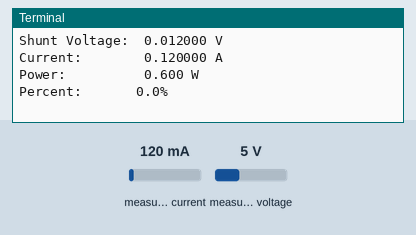
A program run on a simulated Raspberry Pi (BCM pin numbers). Shown: the last lines printed to the terminal. The test bench sets the inputs (shaded band); at power-on: measured voltage 5 V, measured current 120 mA.

Above: at 1.2 s.
1.3 s: measured voltage set to 11.2 V
At 3.0 s:
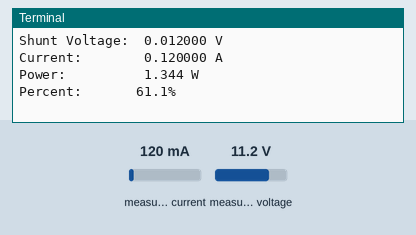
4.6 s: measured current set to 1000 mA
At 6.4 s:
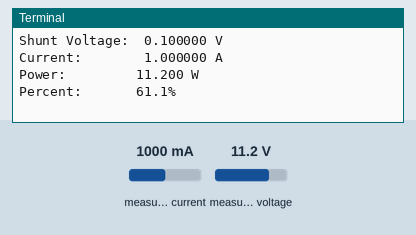
7.5 s: measured current set to 40 mA
At 9.3 s:
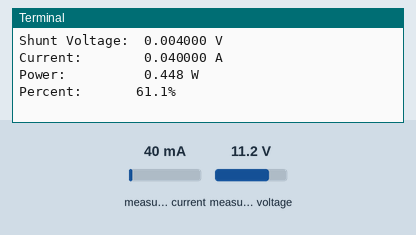
Timing chart, 0 to 10.8 s (numbered marks = the images above; inputs shaded):
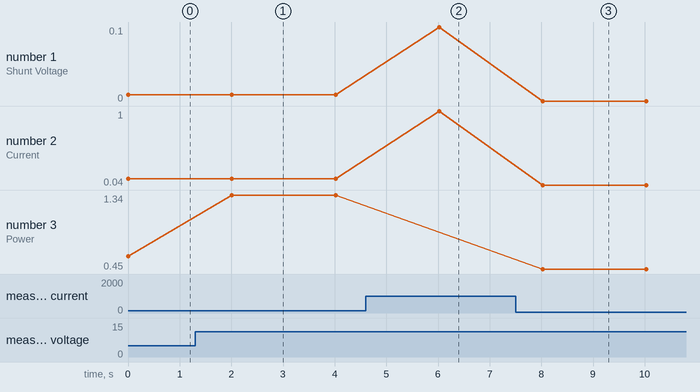

The program:

battery.py
```python
import smbus2 as smbus
import time

# Config Register (R/W)
_REG_CONFIG                 = 0x00
# SHUNT VOLTAGE REGISTER (R)
_REG_SHUNTVOLTAGE           = 0x01

# BUS VOLTAGE REGISTER (R)
_REG_BUSVOLTAGE             = 0x02

# POWER REGISTER (R)
_REG_POWER                  = 0x03

# CURRENT REGISTER (R)
_REG_CURRENT                = 0x04

# CALIBRATION REGISTER (R/W)
_REG_CALIBRATION            = 0x05

class BusVoltageRange:
    """Constants for ``bus_voltage_range``"""
    RANGE_16V               = 0x00      # set bus voltage range to 16V
    RANGE_32V               = 0x01      # set bus voltage range to 32V (default)

class Gain:
    """Constants for ``gain``"""
    DIV_1_40MV              = 0x00      # shunt prog. gain set to  1, 40 mV range
    DIV_2_80MV              = 0x01      # shunt prog. gain set to /2, 80 mV range
    DIV_4_160MV             = 0x02      # shunt prog. gain set to /4, 160 mV range
    DIV_8_320MV             = 0x03      # shunt prog. gain set to /8, 320 mV range

class ADCResolution:
    """Constants for ``bus_adc_resolution`` or ``shunt_adc_resolution``"""
    ADCRES_9BIT_1S          = 0x00      #  9bit,   1 sample,     84us
    ADCRES_10BIT_1S         = 0x01      # 10bit,   1 sample,    148us
    ADCRES_11BIT_1S         = 0x02      # 11 bit,  1 sample,    276us
    ADCRES_12BIT_1S         = 0x03      # 12 bit,  1 sample,    532us
    ADCRES_12BIT_2S         = 0x09      # 12 bit,  2 samples,  1.06ms
    ADCRES_12BIT_4S         = 0x0A      # 12 bit,  4 samples,  2.13ms
    ADCRES_12BIT_8S         = 0x0B      # 12bit,   8 samples,  4.26ms
    ADCRES_12BIT_16S        = 0x0C      # 12bit,  16 samples,  8.51ms
    ADCRES_12BIT_32S        = 0x0D      # 12bit,  32 samples, 17.02ms
    ADCRES_12BIT_64S        = 0x0E      # 12bit,  64 samples, 34.05ms
    ADCRES_12BIT_128S       = 0x0F      # 12bit, 128 samples, 68.10ms

class Mode:
    """Constants for ``mode``"""
    POWERDOW                = 0x00      # power down
    SVOLT_TRIGGERED         = 0x01      # shunt voltage triggered
    BVOLT_TRIGGERED         = 0x02      # bus voltage triggered
    SANDBVOLT_TRIGGERED     = 0x03      # shunt and bus voltage triggered
    ADCOFF                  = 0x04      # ADC off
    SVOLT_CONTINUOUS        = 0x05      # shunt voltage continuous
    BVOLT_CONTINUOUS        = 0x06      # bus voltage continuous
    SANDBVOLT_CONTINUOUS    = 0x07      # shunt and bus voltage continuous


class INA219:
    def __init__(self, i2c_bus=1, addr=0x40):
        self.bus = smbus.SMBus(i2c_bus);
        self.addr = addr

        # Set chip to known config values to start
        self._cal_value = 0
        self._current_lsb = 0
        self._power_lsb = 0
        self.set_calibration_32V_2A()

    def read(self,address):
        data = self.bus.read_i2c_block_data(self.addr, address, 2)
        return ((data[0] * 256 ) + data[1])

    def write(self,address,data):
        temp = [0,0]
        temp[1] = data & 0xFF
        temp[0] =(data & 0xFF00) >> 8
        self.bus.write_i2c_block_data(self.addr,address,temp)

    def set_calibration_32V_2A(self):
        """Configures to INA219 to be able to measure up to 32V and 2A of current. Counter
           overflow occurs at 3.2A.
           ..note :: These calculations assume a 0.1 shunt ohm resistor is present
        """
        # By default we use a pretty huge range for the input voltage,
        # which probably isn't the most appropriate choice for system
        # that don't use a lot of power.  But all of the calculations
        # are shown below if you want to change the settings.  You will
        # also need to change any relevant register settings, such as
        # setting the VBUS_MAX to 16V instead of 32V, etc.

        # VBUS_MAX = 32V             (Assumes 32V, can also be set to 16V)
        # VSHUNT_MAX = 0.32          (Assumes Gain 8, 320mV, can also be 0.16, 0.08, 0.04)
        # RSHUNT = 0.1               (Resistor value in ohms)

        # 1. Determine max possible current
        # MaxPossible_I = VSHUNT_MAX / RSHUNT
        # MaxPossible_I = 3.2A

        # 2. Determine max expected current
        # MaxExpected_I = 2.0A

        # 3. Calculate possible range of LSBs (Min = 15-bit, Max = 12-bit)
        # MinimumLSB = MaxExpected_I/32767
        # MinimumLSB = 0.000061              (61uA per bit)
        # MaximumLSB = MaxExpected_I/4096
        # MaximumLSB = 0,000488              (488uA per bit)

        # 4. Choose an LSB between the min and max values
        #    (Preferrably a roundish number close to MinLSB)
        # CurrentLSB = 0.0001 (100uA per bit)
        self._current_lsb = .1  # Current LSB = 100uA per bit

        # 5. Compute the calibration register
        # Cal = trunc (0.04096 / (Current_LSB * RSHUNT))
        # Cal = 4096 (0x1000)

        self._cal_value = 4096

        # 6. Calculate the power LSB
        # PowerLSB = 20 * CurrentLSB
        # PowerLSB = 0.002 (2mW per bit)
        self._power_lsb = .002  # Power LSB = 2mW per bit

        # 7. Compute the maximum current and shunt voltage values before overflow
        #
        # Max_Current = Current_LSB * 32767
        # Max_Current = 3.2767A before overflow
        #
        # If Max_Current > Max_Possible_I then
        #    Max_Current_Before_Overflow = MaxPossible_I
        # Else
        #    Max_Current_Before_Overflow = Max_Current
        # End If
        #
        # Max_ShuntVoltage = Max_Current_Before_Overflow * RSHUNT
        # Max_ShuntVoltage = 0.32V
        #
        # If Max_ShuntVoltage >= VSHUNT_MAX
        #    Max_ShuntVoltage_Before_Overflow = VSHUNT_MAX
        # Else
        #    Max_ShuntVoltage_Before_Overflow = Max_ShuntVoltage
        # End If

        # 8. Compute the Maximum Power
        # MaximumPower = Max_Current_Before_Overflow * VBUS_MAX
        # MaximumPower = 3.2 * 32V
        # MaximumPower = 102.4W

        # Set Calibration register to 'Cal' calculated above
        self.write(_REG_CALIBRATION,self._cal_value)

        # Set Config register to take into account the settings above
        self.bus_voltage_range = BusVoltageRange.RANGE_32V
        self.gain = Gain.DIV_8_320MV
        self.bus_adc_resolution = ADCResolution.ADCRES_12BIT_32S
        self.shunt_adc_resolution = ADCResolution.ADCRES_12BIT_32S
        self.mode = Mode.SANDBVOLT_CONTINUOUS
        self.config = self.bus_voltage_range << 13 | \
                      self.gain << 11 | \
                      self.bus_adc_resolution << 7 | \
                      self.shunt_adc_resolution << 3 | \
                      self.mode
        self.write(_REG_CONFIG,self.config)

    def getShuntVoltage_mV(self):
        self.write(_REG_CALIBRATION,self._cal_value)
        value = self.read(_REG_SHUNTVOLTAGE)
        if value > 32767:
            value -= 65535
        return value * 0.01

    def getBusVoltage_V(self):
        self.write(_REG_CALIBRATION,self._cal_value)
        self.read(_REG_BUSVOLTAGE)
        return (self.read(_REG_BUSVOLTAGE) >> 3) * 0.004

    def getCurrent_mA(self):
        value = self.read(_REG_CURRENT)
        if value > 32767:
            value -= 65535
        return value * self._current_lsb

    def getPower_W(self):
        self.write(_REG_CALIBRATION,self._cal_value)
        value = self.read(_REG_POWER)
        if value > 32767:
            value -= 65535
        return value * self._power_lsb

if __name__=='__main__':

    # Create an INA219 instance.
    ina219 = INA219(addr=0x41)
    while True:
        bus_voltage = ina219.getBusVoltage_V()             # voltage on V- (load side)
        shunt_voltage = ina219.getShuntVoltage_mV() /1000  # voltage between V+ and V- across the shunt
        current = ina219.getCurrent_mA()                   # current in mA
        power = ina219.getPower_W()                        # power in W
        p = (bus_voltage - 9)/3.6*100
        if(p > 100):p = 100
        if(p < 0):p = 0

        # INA219 measure bus voltage on the load side. So PSU voltage = bus_voltage + shunt_voltage
        #print("PSU Voltage:   {:6.3f} V".format(bus_voltage + shunt_voltage))
        #print("Shunt Voltage: {:9.6f} V".format(shunt_voltage))
        print("Load Voltage:  {:6.3f} V".format(bus_voltage))
        print("Shunt Voltage: {:9.6f} V".format(shunt_voltage))
        print("Current:       {:9.6f} A".format(current/1000))
        print("Power:         {:6.3f} W".format(power))
        print("Percent:       {:3.1f}%".format(p))
        print("")

        time.sleep(2)
```

Measured:
- after the input at 1.3 s, the terminal: prints a new line after 0.71 s (image 1)
- after the input at 4.6 s, the terminal: prints a new line after 1.4 s (image 2)
- after the input at 7.5 s, the terminal: prints a new line after 0.53 s (image 3)
- plotted number 1: 0.01 → 0.1 after the input at 4.6 s, 0.1 → 0 after the input at 7.5 s
- plotted number 2: 0.12 → 1 after the input at 4.6 s, 1 → 0.04 after the input at 7.5 s
- plotted number 3: 0.6 → 1.34 after the input at 1.3 s, 1.34 → 0.45 after the input at 7.5 s
